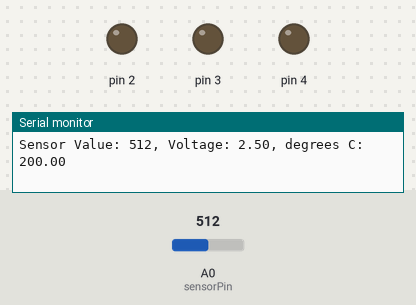
A sketch run on a simulated Arduino Uno, built with avr-gcc and run on an emulated ATmega328P. On the bench: output pins drawn as LEDs (lit = HIGH), the last lines printed to the serial monitor. The inputs (shaded band) are chosen by the test bench; at power-on: A0 (sensorPin) = 512.

Above: at 1.2 s.
1.3 s: A0 (sensorPin) set to 517
At 1.6 s:
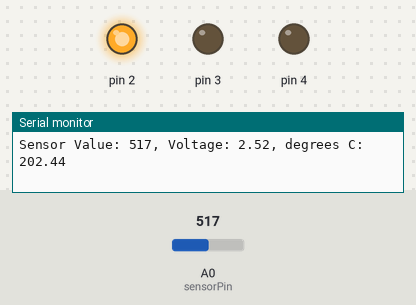
2.8 s: A0 (sensorPin) set to 1023
At 3.6 s:
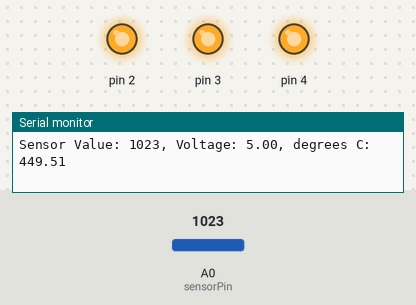
4.3 s: A0 (sensorPin) set to 511
At 5.3 s:
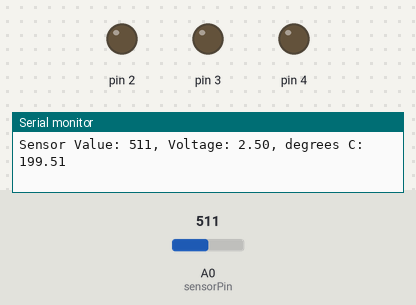
5.8 s: A0 (sensorPin) set to 716
At 7.2 s:
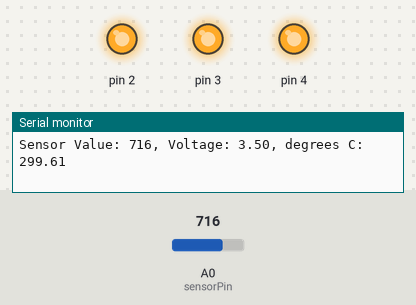
Timing chart, 0 to 8.8 s (numbered marks = the images above; inputs shaded):
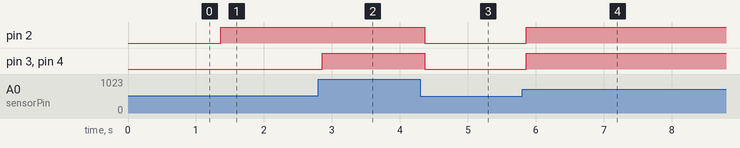

The sketch:

lovemeter.ino
```cpp
const int sensorPin = A0;
float baselineTemp;

void setup() {
    Serial.begin(9600);
    baselineTemp = getTemp();
    // init led pins
    for (int pinNumber = 2 ; pinNumber < 5 ; pinNumber++) {
        pinMode(pinNumber, OUTPUT);
        digitalWrite(pinNumber, LOW);
    }
}

void loop() {
    float temperature = getTemp();

    if (temperature < baselineTemp) {
        digitalWrite(2, LOW);
        digitalWrite(3, LOW);
        digitalWrite(4, LOW);
    } else if (temperature >= baselineTemp + 2
        && temperature < baselineTemp + 4) {
        digitalWrite(2, HIGH);
        digitalWrite(3, LOW);
        digitalWrite(4, LOW);
    } else if (temperature >= baselineTemp + 4
        && temperature < baselineTemp + 6) {
        digitalWrite(2, HIGH);
        digitalWrite(3, HIGH);
        digitalWrite(4, LOW);
    } else if (temperature >= baselineTemp + 6) {
        digitalWrite(2, HIGH);
        digitalWrite(3, HIGH);
        digitalWrite(4, HIGH);
    }

    delay(1);
}

float getTemp() {
  // get analog value
    int sensorValue = analogRead(sensorPin);
    Serial.print("Sensor Value: ");
    Serial.print(sensorValue);

    // get voltage
    float voltage = sensorValue / 1024.0 * 5.0;
    Serial.print(", Voltage: ");
    Serial.print(voltage);

    // get temperature in celsius. this expressions is written on the sensor's manual.
    float temperature = (voltage - 0.5) * 100;
    Serial.print(", degrees C: ");
    Serial.print(temperature);

    Serial.println();
    return temperature;
}
```

Measured:
- the behaviour switches between 516 and 517 on A0 (sensorPin) (found by bisection; images 0 and 1)
- after the input at 1.3 s, pin 2: LOW → HIGH after 0.07 s
- after the input at 2.8 s, pin 3, pin 4: LOW → HIGH after 0.06 s
- after the input at 4.3 s, pin 2–4: HIGH → LOW after 0.07 s
- after the input at 5.8 s, pin 2–4: LOW → HIGH after 0.06 s
